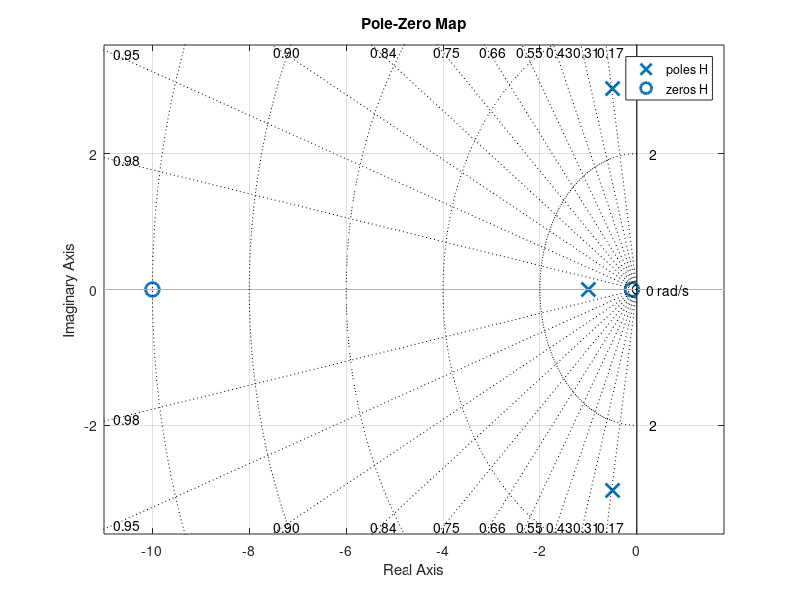

Recreate this plot in MATLAB.
% num = (s + 0.1)(s + 10) = s² + 10.1s + 1
% den = (s + 1)(s² + s + 9) = s³ + 2s² + 10s + 9
num = {[1 10.1 1]};
den = {[1 2 10 9]};
H = tf(num, den);
%bode(H)
pzmap(H);
sgrid
grid on